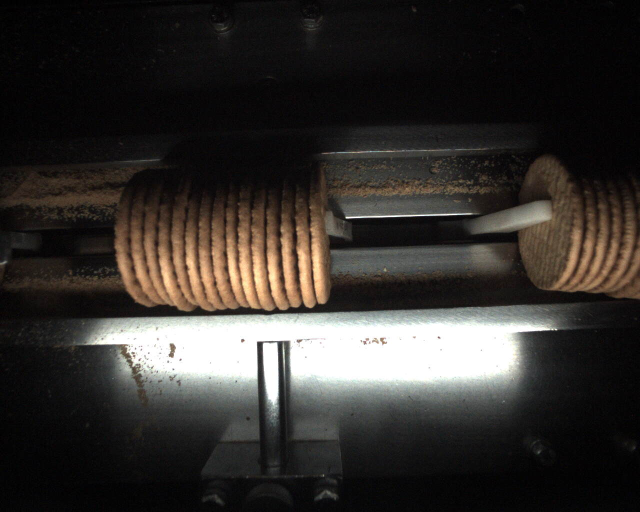
#> input picture tasks/biscutts.jpeg, 1280 x 1024 px (shown at 1/2 size)
$ python task5.py
#> lines starting #> are read from the running program, lines starting #| are printed output that depends on the picture
import cv2
import numpy as np

img = cv2.imread("biscutts.jpeg")
#> img is the input picture: shape (1024, 1280, 3); mean B, G, R 45.7, 49, 52.6
crop = img[250:620,180:680]
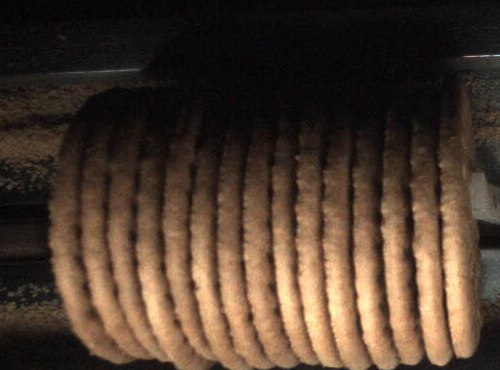
#> crop: shape (370, 500, 3); mean B, G, R 45.4, 58.9, 76.8
hsv = cv2.cvtColor(crop,cv2.COLOR_BGR2HSV_FULL)
#> hsv: shape (370, 500, 3); mean H, S, V 61.5, 84.5, 76.9
#color = cv2.cvtColor(hsv,cv2.COLOR_BGR2GRAY)
blur = cv2.GaussianBlur(hsv,(11,11),-1,cv2.BORDER_DEFAULT)
#> blur: shape (370, 500, 3); mean H, S, V 61.5, 84.5, 76.9
_,thresh = cv2.threshold(blur,170,255,cv2.THRESH_BINARY)
#> thresh: shape (370, 500, 3); mean H, S, V 39, 0, 36.2
conv = cv2.cvtColor(thresh,cv2.COLOR_BGR2GRAY)
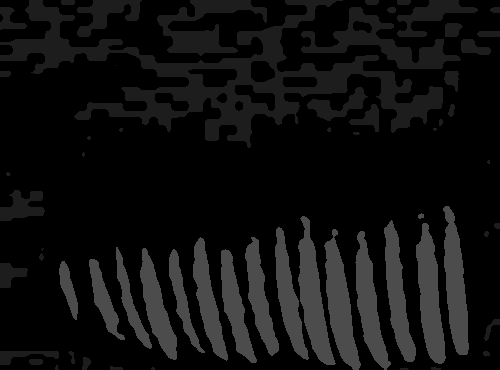
#> conv: shape (370, 500); min 0, max 76, mean 15.2
#_,thresh1 = cv2.threshold(conv,100,255,cv2.THRESH_BINARY)
croped = conv[200:600,50:640]
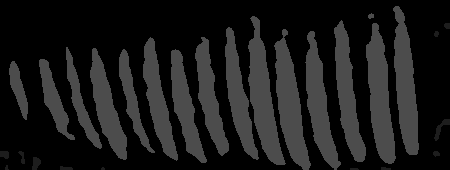
#> croped: shape (170, 450); min 0, max 76, mean 26.3
# [4 lines of commented-out code are left out]
cv2.imshow("Threshold",thresh)
#cv2.imshow('Converted',conv)
#cv2.imshow("cropped_image",croped)
cv2.waitKey(0)
cv2.destroyAllWindows()
#print("Counters in the image : ", len(cnt))
